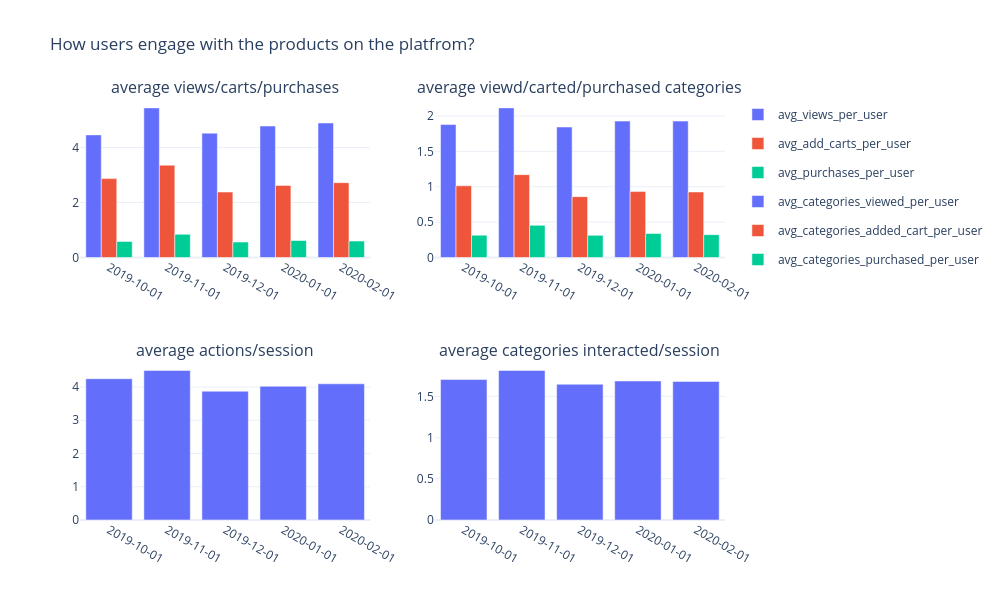

Notebook code for this chart:
### Code cell
fig = px.bar(df_9, x= 'month_start', y= ['avg_views_per_user',
       'avg_add_carts_per_user', 'avg_purchases_per_user'], barmode='group')
fig_1 = px.bar(df_10, x= 'month_start', y= ['avg_categories_viewed_per_user',
       'avg_categories_added_cart_per_user', 'avg_categories_purchased_per_user'], barmode='group')

fig_2 = px.bar(df_11, x= 'month_start', y= 'avg_actions_per_session')
fig_3 = px.bar(df_12, x= 'month_start', y= 'avg_categories_per_session')

subplot = make_subplots(rows=2, cols=2, subplot_titles=['average views/carts/purchases', 'average viewd/carted/purchased categories',
                                                        'average actions/session', 'average categories interacted/session'
                                                        ])

for trace in fig.data:
    subplot.add_trace(trace, row = 1, col = 1)
    subplot.update_layout(template = 'plotly_white')

for trace in fig_1.data:
    subplot.add_trace(trace, row = 1, col = 2)
    subplot.update_layout(template = 'plotly_white')

for trace in fig_2.data:
    subplot.add_trace(trace, row = 2, col = 1)
    subplot.update_layout(template = 'plotly_white')
    subplot.update_yaxes(range =[1, np.inf], row =2 , col=1)

for trace in fig_3.data:
    subplot.add_trace(trace, row = 2, col = 2)
    subplot.update_layout(template = 'plotly_white')
    subplot.update_yaxes(range =[0.5, np.inf], row =2 , col=2)

subplot.update_xaxes(type = 'category')
subplot.update_layout(height = 600, width = 1000, title = 'How users engage with the products on the platfrom?')
subplot.show()

### Figure 1 — Plotly figure (JSON) as saved in the notebook; plotly's stock layout.template omitted (floating-point values rounded to 4 significant figures)
{"data": [{"alignmentgroup": "True", "hovertemplate": "variable=avg_views_per_user<br>month_start=%{x}<br>value=%{y}<extra></extra>", "legendgroup": "avg_views_per_user", "marker": {"color": "#636efa", "pattern": {"shape": ""}}, "name": "avg_views_per_user", "offsetgroup": "avg_views_per_user", "orientation": "v", "showlegend": true, "textposition": "auto", "type": "bar", "x": ["2019-10-01", "2019-11-01", "2019-12-01", "2020-01-01", "2020-02-01"], "xaxis": "x", "y": [4.459, 5.441, 4.522, 4.782, 4.893], "yaxis": "y"}, {"alignmentgroup": "True", "hovertemplate": "variable=avg_add_carts_per_user<br>month_start=%{x}<br>value=%{y}<extra></extra>", "legendgroup": "avg_add_carts_per_user", "marker": {"color": "#EF553B", "pattern": {"shape": ""}}, "name": "avg_add_carts_per_user", "offsetgroup": "avg_add_carts_per_user", "orientation": "v", "showlegend": true, "textposition": "auto", "type": "bar", "x": ["2019-10-01", "2019-11-01", "2019-12-01", "2020-01-01", "2020-02-01"], "xaxis": "x", "y": [2.869, 3.358, 2.38, 2.623, 2.721], "yaxis": "y"}, {"alignmentgroup": "True", "hovertemplate": "variable=avg_purchases_per_user<br>month_start=%{x}<br>value=%{y}<extra></extra>", "legendgroup": "avg_purchases_per_user", "marker": {"color": "#00cc96", "pattern": {"shape": ""}}, "name": "avg_purchases_per_user", "offsetgroup": "avg_purchases_per_user", "orientation": "v", "showlegend": true, "textposition": "auto", "type": "bar", "x": ["2019-10-01", "2019-11-01", "2019-12-01", "2020-01-01", "2020-02-01"], "xaxis": "x", "y": [0.5844, 0.8441, 0.5616, 0.6174, 0.5977], "yaxis": "y"}, {"alignmentgroup": "True", "hovertemplate": "variable=avg_categories_viewed_per_user<br>month_start=%{x}<br>value=%{y}<extra></extra>", "legendgroup": "avg_categories_viewed_per_user", "marker": {"color": "#636efa", "pattern": {"shape": ""}}, "name": "avg_categories_viewed_per_user", "offsetgroup": "avg_categories_viewed_per_user", "orientation": "v", "showlegend": true, "textposition": "auto", "type": "bar", "x": ["2019-10-01", "2019-11-01", "2019-12-01", "2020-01-01", "2020-02-01"], "xaxis": "x2", "y": [1.879, 2.115, 1.844, 1.928, 1.928], "yaxis": "y2"}, {"alignmentgroup": "True", "hovertemplate": "variable=avg_categories_added_cart_per_user<br>month_start=%{x}<br>value=%{y}<extra></extra>", "legendgroup": "avg_categories_added_cart_per_user", "marker": {"color": "#EF553B", "pattern": {"shape": ""}}, "name": "avg_categories_added_cart_per_user", "offsetgroup": "avg_categories_added_cart_per_user", "orientation": "v", "showlegend": true, "textposition": "auto", "type": "bar", "x": ["2019-10-01", "2019-11-01", "2019-12-01", "2020-01-01", "2020-02-01"], "xaxis": "x2", "y": [1.013, 1.171, 0.8599, 0.932, 0.9259], "yaxis": "y2"}, {"alignmentgroup": "True", "hovertemplate": "variable=avg_categories_purchased_per_user<br>month_start=%{x}<br>value=%{y}<extra></extra>", "legendgroup": "avg_categories_purchased_per_user", "marker": {"color": "#00cc96", "pattern": {"shape": ""}}, "name": "avg_categories_purchased_per_user", "offsetgroup": "avg_categories_purchased_per_user", "orientation": "v", "showlegend": true, "textposition": "auto", "type": "bar", "x": ["2019-10-01", "2019-11-01", "2019-12-01", "2020-01-01", "2020-02-01"], "xaxis": "x2", "y": [0.3156, 0.4543, 0.3129, 0.34, 0.3229], "yaxis": "y2"}, {"hovertemplate": "month_start=%{x}<br>avg_actions_per_session=%{y}<extra></extra>", "legendgroup": "", "marker": {"color": "#636efa", "pattern": {"shape": ""}}, "name": "", "orientation": "v", "showlegend": false, "textposition": "auto", "type": "bar", "x": ["2019-10-01", "2019-11-01", "2019-12-01", "2020-01-01", "2020-02-01"], "xaxis": "x3", "y": [4.25, 4.502, 3.875, 4.024, 4.098], "yaxis": "y3"}, {"hovertemplate": "month_start=%{x}<br>avg_categories_per_session=%{y}<extra></extra>", "legendgroup": "", "marker": {"color": "#636efa", "pattern": {"shape": ""}}, "name": "", "orientation": "v", "showlegend": false, "textposition": "auto", "type": "bar", "x": ["2019-10-01", "2019-11-01", "2019-12-01", "2020-01-01", "2020-02-01"], "xaxis": "x4", "y": [1.705, 1.815, 1.647, 1.687, 1.682], "yaxis": "y4"}], "layout": {"annotations": [{"font": {"size": 16}, "showarrow": false, "text": "average views/carts/purchases", "x": 0.225, "xanchor": "center", "xref": "paper", "y": 1, "yanchor": "bottom", "yref": "paper"}, {"font": {"size": 16}, "showarrow": false, "text": "average viewd/carted/purchased categories", "x": 0.775, "xanchor": "center", "xref": "paper", "y": 1, "yanchor": "bottom", "yref": "paper"}, {"font": {"size": 16}, "showarrow": false, "text": "average actions/session", "x": 0.225, "xanchor": "center", "xref": "paper", "y": 0.375, "yanchor": "bottom", "yref": "paper"}, {"font": {"size": 16}, "showarrow": false, "text": "average categories interacted/session", "x": 0.775, "xanchor": "center", "xref": "paper", "y": 0.375, "yanchor": "bottom", "yref": "paper"}], "height": 600, "title": {"text": "How users engage with the products on the platfrom?"}, "width": 1000, "xaxis": {"anchor": "y", "domain": [0, 0.45], "type": "category"}, "xaxis2": {"anchor": "y2", "domain": [0.55, 1], "type": "category"}, "xaxis3": {"anchor": "y3", "domain": [0, 0.45], "type": "category"}, "xaxis4": {"anchor": "y4", "domain": [0.55, 1], "type": "category"}, "yaxis": {"anchor": "x", "domain": [0.625, 1]}, "yaxis2": {"anchor": "x2", "domain": [0.625, 1]}, "yaxis3": {"anchor": "x3", "domain": [0, 0.375], "range": [1, null]}, "yaxis4": {"anchor": "x4", "domain": [0, 0.375], "range": [0.5, null]}}}
